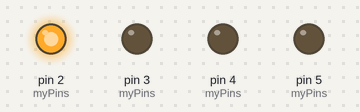
This sketch was run on a simulated Arduino Uno, built with avr-gcc and run on an emulated ATmega328P. On the bench: output pins drawn as LEDs (lit = HIGH).

Above: at 0.2 s.
At 1.2 s:
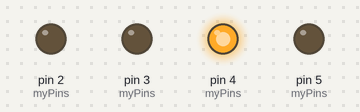
At 2.7 s:
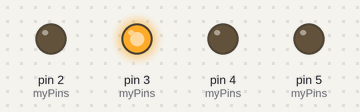
At 3.7 s:
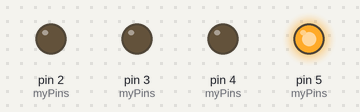
Timing chart, 0 to 4.6 s (numbered marks = the images above):
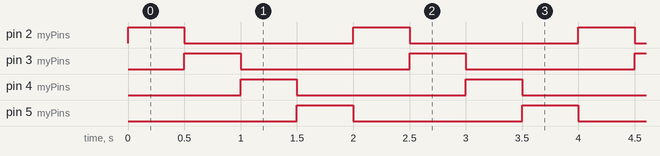

Measured:
- by itself, pin 2 (myPins), pin 3 (myPins), pin 4 (myPins), pin 5 (myPins): alternates HIGH for 0.50 s and LOW for 1.5 s
- by itself, everything shown: repeats every 2.0 s, in 5 steps

The sketch:

BucleForsecuenciaLeds.ino
```cpp
/*
  Blink secuencia de Leds Utilizando un Bucle For
  Controlar el encendido y apagado de una secuencia de 4 leds.

  Simulación:


*/


int led1 = 2;
int led2 = 3;
int led3 = 4;
int led4 = 5;
int myPins[] = {led1, led2, led3, led4};

int tiempo = 500;
// La rutina de configuración se ejecuta cuando se presiona el boton de reset
void setup() {
  // Inicializar los pines Digitales como Salidas
  for(int i= 0; i<4; i++){
    pinMode(myPins[i], OUTPUT);
  }

}

// rutina loop se ejecuta de forma continua e infinita.
void loop() {

  for(int i= 0; i<4; i++){
    digitalWrite(myPins[i], HIGH);
    delay(tiempo);
    digitalWrite(myPins[i], LOW);
  }

}
```
